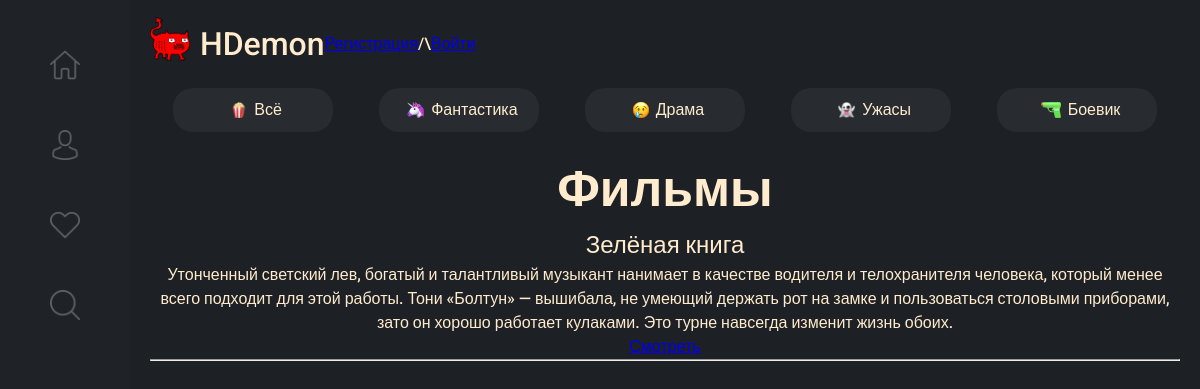
/category/drama, run on the app's committed database.
### main/models.py (models this page shows, shortened)
class Category(models.Model):
    name = models.CharField(max_length=255, db_index=True)
    slug = models.SlugField(max_length=255, unique=True, db_index=True)
    class  Meta:
        verbose_name_plural = 'Жанры'
    def get_absolute_url(self):
        return reverse('category', kwargs={'cat_slug': self.slug})

class Films(models.Model):
    title = models.CharField(max_length=255)
    slug = models.SlugField(max_length=255, unique=True, db_index=True)
    content = models.TextField(blank=True)
    photo = models.ImageField(upload_to='photos/%Y/%m/%d')
    time_created = models.DateTimeField(auto_now_add=True)
    year = models.CharField(max_length=100, null=True)
    director = models.CharField(max_length=255)
    country = models.CharField(max_length=255)
    actors = models.TextField(blank=True)
    link = models.URLField(max_length=200, blank=True, null=True)
    cat = models.ForeignKey('Category', on_delete=models.CASCADE)
    class  Meta:
        verbose_name_plural = 'Фильмы'
    def get_absolute_url(self):
        return reverse('film', kwargs={'slug': self.slug})

### main/views.py (the view)
# urls.py: path('category/<slug:cat_slug>', CategoryFilms.as_view(), name = 'category')
class CategoryFilms(ListView):
    model = Films
    template_name = 'main/index.html'
    context_object_name = 'films'
    allow_empty = False
    def get_queryset(self):
        return Films.objects.filter(cat__slug=self.kwargs['cat_slug'])
    def get_context_data(self, *, object_list=None, **kwargs):
        context = super().get_context_data(**kwargs)
        context['cats'] = Category.objects.all()
        context['cat_selected'] = self.kwargs['cat_slug']
        return context

### main/templates/main/index.html (shortened to what this page needs)
{% extends 'main/layout.html' %}
{% load static %}
{% block content %}
 <div>
        <ul class="categories">
                 {% if request.path == "/"%}
                    <li><a class="selected" href="{% url 'home' %}">
                        <img src="{% static 'main/img/Всё.png' %}" alt="test image">Всё
                    </a></li>
                {% else %}
                    <li><a href="{% url 'home' %}">
                        <img src="{% static 'main/img/Всё.png' %}" alt="test image">Всё</a>
                    </li>
                {% endif %}
            {% for c in cats %}
                {% if c.pk == cat_selected %}
                    <li><a class="selected" href="{{ c.get_absolute_url }}">
                        <img class="cat_img" src="{% static 'main/img/' %}{{c.name}}.png">{{c.name}}
                    </a>
                    </li>
                {% else %}
                    <li>
                        <a href="{{ c.get_absolute_url }}">
                            <img class="cat_img" src="{% static 'main/img/' %}{{c.name}}.png">{{c.name}}
                        </a>
                    </li>
                {% endif %}
            {% endfor %}
        </ul>
    </div>
<div class="featers">
    <h1>Фильмы</h1>
    <ul>
        {% for p in films %}
        <li>
            <h2>{{p.title}}</h2>
            <p>{{p.content|linebreaks}}</p>
            <p class="cancel-link"> <a href="{{ p.get_absolute_url }}">Смотреть</a></p>
            <hr>
        </li>
        {% endfor %}
    </ul>
</div>
{% endblock %}

### main/static/main/css/main.css (style rules this page uses)
* { margin: 0px; padding: 0; box-sizing: revert; font-family: "Roboto", sans-serif; font-weight: 500; }
body { max-width: calc(100% - 130px); margin-left: 130px; background: #1d2024; color: blanchedalmond; line-height: 1.5; font-size: 1rem; padding: 20px; }
li { list-style-type: none; }
.categories { display: flex; justify-content: space-between; padding: 0; margin-top: 20px; }
.categories li { flex-grow: 1; text-align: center; }
.categories li a { display: inline-flex; justify-content: center; align-items: center; padding: 10px 20px; background-color: #282b30; color: blanchedalmond; text-decoration: none; border-radius: 20px; width: 120px; transition: background-color 0.2s ease; }
.categories li img { height: 1em; padding: 0 7px; }
main .featers { margin-top: 20px; text-align: center; width: 100%; }
main .featers h1 { font-size: 50px; font-weight: 700; }

### data on the page
Category: name (picture), name "Фантастика"
Category: name (picture), name "Драма"
Category: name (picture), name "Ужасы"
Category: name (picture), name "Боевик"
Films: title "Зелёная книга", content "Утонченный светский лев, богатый и талантливый музыкант нанимает в качестве водителя и телохранителя человека, который менее всего подходит для этой работы. Тони «Болтун» — вышибала, не умеющий держать рот на замке и пользоваться столовыми приборами, зато он хорошо работает кулаками. Это турне навсегда изменит жизнь обоих."
